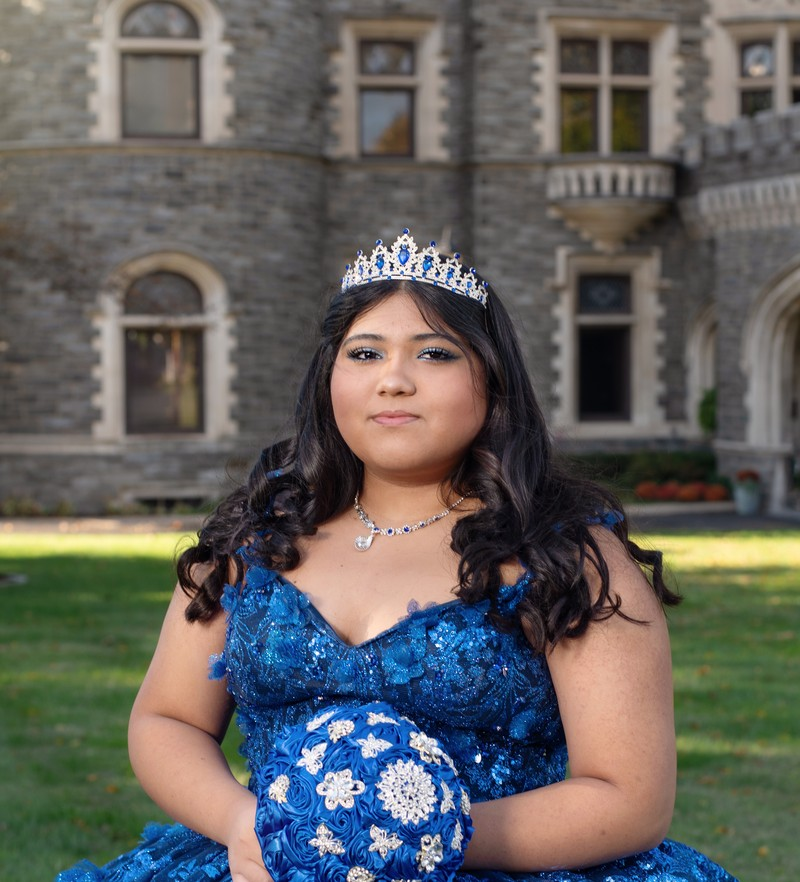
#> input picture ShantalMesinasBendezu/photos/shantal-card.jpg, 800 x 882 px
$ python recolor_florals.py ../../../../ShantalMesinasBendezu/photos/shantal-card.jpg 1.0 ../../../../ShantalMesinasBendezu/photos/shantal-gown-portrait.jpg
#> lines starting #> are read from the running program, lines starting #| are printed output that depends on the picture
#!/usr/bin/env python3
"""
recolor_florals.py
Smoothly shifts foliage and wax seal hues to match a target color family while
preserving warm gold branches, champagne details, and transparency.
"""
import sys
import colorsys
from PIL import Image

def smoothstep(edge0, edge1, x):
    t = max(0.0, min(1.0, (x - edge0) / (edge1 - edge0)))
    return t * t * (3.0 - 2.0 * t)

def recolor_floral_divider(image_path, target_hue_deg, sat_factor=0.48, lightness_boost=1.15):
#> called with target_hue_deg = 1, sat_factor = 0.48, lightness_boost = 1.15
    im = Image.open(image_path).convert('RGBA')
    w, h = im.size
#> w = 800; h = 882
    pixels = im.load()

    new_im = Image.new('RGBA', (w, h))
#> new_im: PIL image 800x882 RGBA; every value is 0
    new_pixels = new_im.load()

    for y in range(h):
        for x in range(w):
            r, g, b, a = pixels[x, y]
            if a == 0:
                new_pixels[x, y] = (0, 0, 0, 0)
                continue

            h_v, l_v, s_v = colorsys.rgb_to_hls(r/255.0, g/255.0, b/255.0)
            h_deg = h_v * 360.0

            # Foliage green detection (approx 62 to 152 deg)
            if h_deg < 62.0 or h_deg > 152.0 or s_v < 0.08:
                new_pixels[x, y] = (r, g, b, a)
                continue

            # Smoothstep transition weight
            if h_deg < 78.0:
                weight = smoothstep(62.0, 78.0, h_deg)
            elif h_deg > 138.0:
                weight = 1.0 - smoothstep(138.0, 152.0, h_deg)
            else:
                weight = 1.0

            # Compute target values
            target_h_deg = target_hue_deg + (h_deg - 114.4) * 0.35
            target_h = (target_h_deg % 360.0) / 360.0
            target_s = max(0.12, min(0.38, s_v * sat_factor))
            target_l = min(0.85, 0.10 + (l_v ** 0.58) * lightness_boost)

            final_h = h_v * (1.0 - weight) + target_h * weight
            final_s = s_v * (1.0 - weight) + target_s * weight
            final_l = l_v * (1.0 - weight) + target_l * weight

            nr, ng, nb = colorsys.hls_to_rgb(final_h, final_l, final_s)
            new_pixels[x, y] = (int(round(nr*255)), int(round(ng*255)), int(round(nb*255)), a)

    new_im.save(image_path, format='PNG')
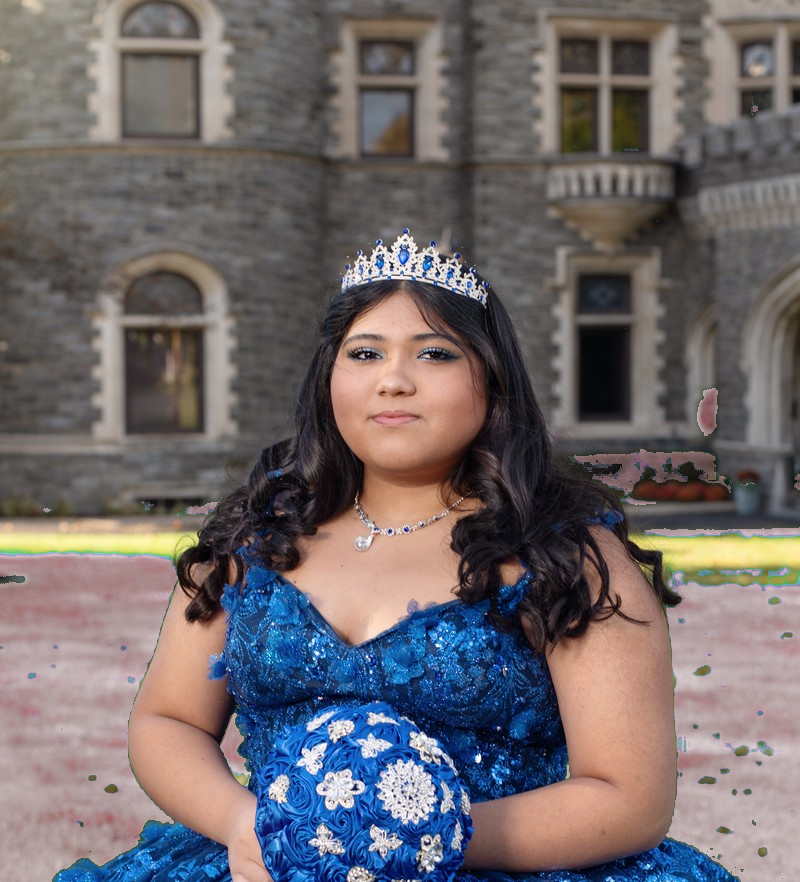
#> saved as shantal-card.jpg: PIL image 800x882 RGBA; mean R, G, B, A 112, 105, 106.9, 255
    print(f"Recolored floral divider: {image_path} (Target Hue: {target_hue_deg}°)")

def recolor_wax_seal(seal_path, target_hue_deg):
#> called with target_hue_deg = 1
    im = Image.open(seal_path).convert('RGBA')
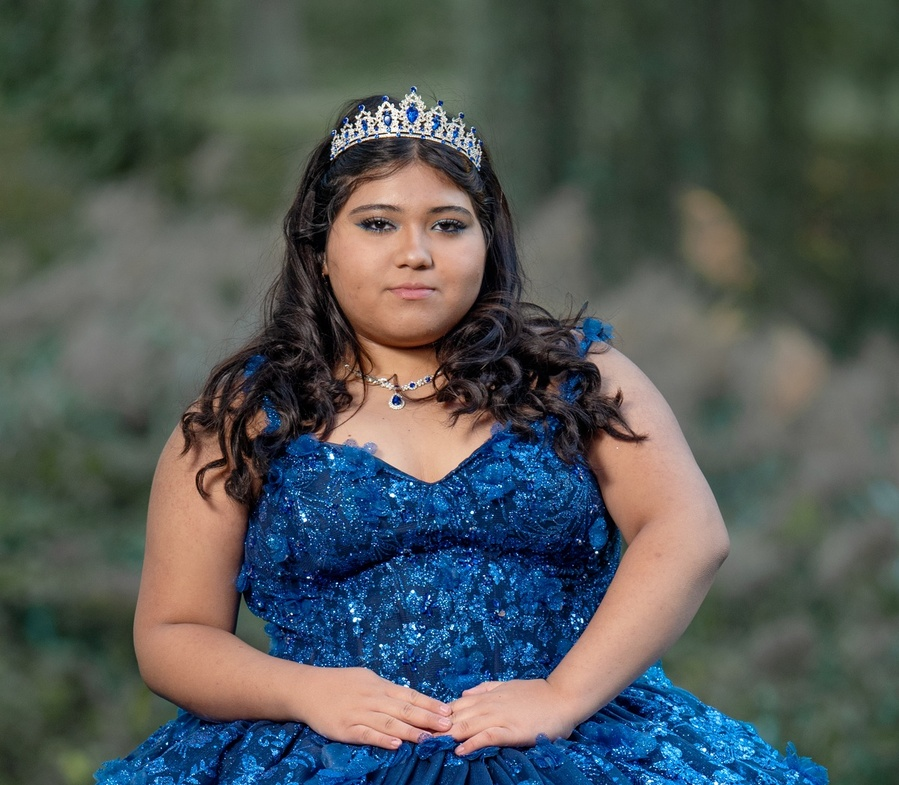
#> input picture ShantalMesinasBendezu/photos/shantal-gown-portrait.jpg, 899 x 785 px, shrunk from 1200 x 1048 before the run
#> im: PIL image 899x785 RGBA
    w, h = im.size
#> w = 899; h = 785
    pixels = im.load()

    new_im = Image.new('RGBA', (w, h))
#> new_im: PIL image 899x785 RGBA; every value is 0
    new_pixels = new_im.load()

    for y in range(h):
        for x in range(w):
            r, g, b, a = pixels[x, y]
            if a == 0:
                new_pixels[x, y] = (0, 0, 0, 0)
                continue

            h_v, l_v, s_v = colorsys.rgb_to_hls(r/255.0, g/255.0, b/255.0)
            h_deg = h_v * 360.0

            if 50 <= h_deg <= 130 and s_v > 0.05:
                delta = target_hue_deg - 75.0
                new_h = ((h_deg + delta * 0.75) % 360.0) / 360.0
                new_s = min(0.35, s_v * 0.95)
                new_l = min(0.85, l_v * 1.05)
                nr, ng, nb = colorsys.hls_to_rgb(new_h, new_l, new_s)
                new_pixels[x, y] = (int(round(nr*255)), int(round(ng*255)), int(round(nb*255)), a)
            else:
                new_pixels[x, y] = (r, g, b, a)

    new_im.save(seal_path, format='PNG')
    print(f"Recolored wax seal: {seal_path} (Target Hue: {target_hue_deg}°)")

if __name__ == '__main__':
    if len(sys.argv) < 3:
        print("Usage: python3 recolor_florals.py <image_path> <target_hue_deg> [wax_seal_path]")
        sys.exit(1)

    floral_file = sys.argv[1]
    hue = float(sys.argv[2])
    recolor_floral_divider(floral_file, hue)

    if len(sys.argv) >= 4:
        recolor_wax_seal(sys.argv[3], hue)
